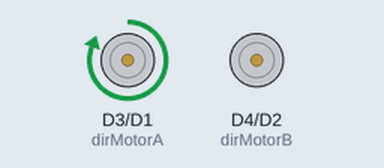
Simulated run of this sketch. Board: ESP8266 (NodeMCU). Shown: direction and speed pins drawn as motors (green arrow = direction pin HIGH = forward, orange = LOW = backward, longer = more drive). What the sketch prints to the serial monitor is not drawn.

Above: at 0.1 s.
Timing chart, 0 to 40.0 s (numbered marks = the images above):
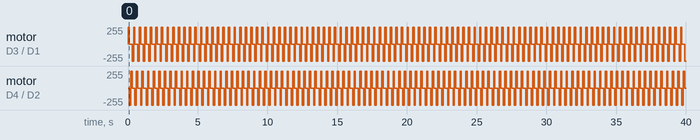

Measured:
- by itself, motor on D3 (dirMotorA) / D1 (pwmMotorA): repeats every 0.40 s: stopped 0.20 s, backward 255/255 0.10 s, forward 255/255 0.10 s
- by itself, motor on D4 (dirMotorB) / D2 (pwmMotorB): repeats every 0.40 s: forward 255/255 0.10 s, stopped 0.20 s, backward 255/255 0.10 s

The sketch:

motor_shield_test.ino
```cpp
const int pwmMotorA = D1;
const int pwmMotorB = D2;
const int dirMotorA = D3;
const int dirMotorB = D4;

int delayBtwnStep = 3;

void setup() {
    Serial.begin ( 115200 );
    Serial.println();

    pinMode(pwmMotorA, OUTPUT);
    pinMode(pwmMotorB, OUTPUT);
    pinMode(dirMotorA, OUTPUT);
    pinMode(dirMotorB, OUTPUT);
    Serial.println("Motor SHield 12E Initialized");
}

void loop() {
    stepperRotate(1000, 0);
    delay(100);
    stepperRotate(1000, 1);
    delay(100);
}


void stepperRotate(int nbStep, int dirStep) {
    for (int i = 0; i <= nbStep; i++) {
        if (dirStep == 0) {      // sens horaire
                nextStep(i % 4);
        }
        if (dirStep == 1) {      // sens antihoraire
                nextStep(3 - (i % 4));
        }
        delay(100);
    }
}


void nextStep(int index) {
    if (index == 0) {
        digitalWrite(pwmMotorA, true);
        digitalWrite(pwmMotorB, false);
        digitalWrite(dirMotorA, true);
        digitalWrite(dirMotorB, false);
    }
    if (index == 1) {
        digitalWrite(pwmMotorA, false);
        digitalWrite(pwmMotorB, true);
        digitalWrite(dirMotorA, true);
        digitalWrite(dirMotorB, false);
    }
    if (index == 2) {
        digitalWrite(pwmMotorA, false);
        digitalWrite(pwmMotorB, true);
        digitalWrite(dirMotorA, false);
        digitalWrite(dirMotorB, true);
    }
    if (index == 3) {
        digitalWrite(pwmMotorA, true);
        digitalWrite(pwmMotorB, false);
        digitalWrite(dirMotorA, false);
        digitalWrite(dirMotorB, true);
    }
}
```
